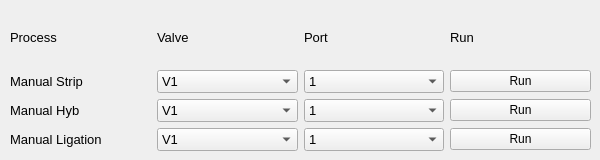
         <widget class="QWidget" name="tab_7">
          <attribute name="title">
           <string>SBL</string>
          </attribute>
          <widget class="QWidget" name="layoutWidget_18">
           <property name="geometry">
            <rect>
             <x>10</x>
             <y>10</y>
             <width>581</width>
             <height>141</height>
            </rect>
           </property>
           <layout class="QGridLayout" name="gridLayout_13">
            <item row="0" column="0">
             <widget class="QLabel" name="ManualStriplabel_2">
              <property name="font">
               <font>
                <pointsize>10</pointsize>
               </font>
              </property>
              <property name="text">
               <string>Process</string>
              </property>
             </widget>
            </item>
            <item row="0" column="1">
             <widget class="QLabel" name="ManualStriplabel_3">
              <property name="font">
               <font>
                <pointsize>10</pointsize>
               </font>
              </property>
              <property name="text">
               <string>Valve</string>
              </property>
             </widget>
            </item>
            <item row="0" column="2">
             <widget class="QLabel" name="ManualStriplabel_4">
              <property name="font">
               <font>
                <pointsize>10</pointsize>
               </font>
              </property>
              <property name="text">
               <string>Port</string>
              </property>
             </widget>
            </item>
            <item row="0" column="3">
             <widget class="QLabel" name="ManualStriplabel_5">
              <property name="font">
               <font>
                <pointsize>10</pointsize>
               </font>
              </property>
              <property name="text">
               <string>Run</string>
              </property>
             </widget>
            </item>
            <item row="1" column="0">
             <widget class="QLabel" name="ManualStriplabel">
              <property name="font">
               <font>
                <pointsize>10</pointsize>
               </font>
              </property>
              <property name="text">
               <string>Manual Strip</string>
              </property>
             </widget>
            </item>
            <item row="1" column="1">
             <widget class="QComboBox" name="sblStripValveSB">
              <property name="font">
               <font>
                <pointsize>10</pointsize>
               </font>
              </property>
              <property name="contextMenuPolicy">
               <enum>Qt::DefaultContextMenu</enum>
              </property>
              <property name="editable">
               <bool>false</bool>
              </property>
              <property name="currentIndex">
               <number>0</number>
              </property>
              <property name="modelColumn">
               <number>0</number>
              </property>
              <item>
               <property name="text">
                <string>V1</string>
               </property>
              </item>
              <item>
               <property name="text">
                <string>V2</string>
               </property>
              </item>
              <item>
               <property name="text">
                <string>V3</string>
               </property>
              </item>
             </widget>
            </item>
            <item row="1" column="2">
             <widget class="QComboBox" name="sblStripPortSB">
              <property name="font">
               <font>
                <pointsize>10</pointsize>
               </font>
              </property>
              <item>
               <property name="text">
                <string>1</string>
               </property>
              </item>
              <item>
               <property name="text">
                <string>2</string>
               </property>
              </item>
              <item>
               <property name="text">
                <string>3</string>
               </property>
              </item>
              <item>
               <property name="text">
                <string>4</string>
               </property>
              </item>
              <item>
               <property name="text">
                <string>5</string>
               </property>
              </item>
              <item>
               <property name="text">
                <string>6</string>
               </property>
              </item>
              <item>
               <property name="text">
                <string>7</string>
               </property>
              </item>
              <item>
               <property name="text">
                <string>8</string>
               </property>
              </item>
             </widget>
            </item>
            <item row="1" column="3">
             <widget class="QPushButton" name="sblStripPB">
              <property name="text">
               <string>Run</string>
              </property>
             </widget>
            </item>
            <item row="2" column="0">
             <widget class="QLabel" name="ManualHyblabel1">
              <property name="font">
               <font>
                <pointsize>10</pointsize>
               </font>
              </property>
              <property name="text">
               <string>Manual Hyb</string>
              </property>
             </widget>
            </item>
            <item row="2" column="1">
             <widget class="QComboBox" name="sblHybValveSB">
              <property name="font">
               <font>
                <pointsize>10</pointsize>
               </font>
              </property>
              <property name="editable">
               <bool>false</bool>
              </property>
              <property name="currentIndex">
               <number>0</number>
              </property>
              <property name="modelColumn">
               <number>0</number>
              </property>
              <item>
               <property name="text">
                <string>V1</string>
               </property>
              </item>
              <item>
               <property name="text">
                <string>V2</string>
               </property>
              </item>
              <item>
               <property name="text">
                <string>V3</string>
               </property>
              </item>
             </widget>
            </item>
            <item row="2" column="2">
             <widget class="QComboBox" name="sblHybPortSB">
              <property name="font">
               <font>
                <pointsize>10</pointsize>
               </font>
              </property>
              <item>
               <property name="text">
                <string>1</string>
               </property>
              </item>
              <item>
               <property name="text">
                <string>2</string>
               </property>
              </item>
              <item>
               <property name="text">
                <string>3</string>
               </property>
              </item>
              <item>
               <property name="text">
                <string>4</string>
               </property>
              </item>
              <item>
               <property name="text">
                <string>5</string>
               </property>
              </item>
              <item>
               <property name="text">
                <string>6</string>
               </property>
              </item>
              <item>
               <property name="text">
                <string>7</string>
               </property>
              </item>
              <item>
               <property name="text">
                <string>8</string>
               </property>
              </item>
             </widget>
            </item>
            <item row="2" column="3">
             <widget class="QPushButton" name="sblHybPB">
              <property name="text">
               <string>Run</string>
              </property>
             </widget>
            </item>
            <item row="3" column="0">
             <widget class="QLabel" name="ManualLigationLabel">
              <property name="font">
               <font>
                <pointsize>10</pointsize>
               </font>
              </property>
              <property name="text">
               <string>Manual Ligation</string>
              </property>
             </widget>
            </item>
            <item row="3" column="1">
             <widget class="QComboBox" name="sblLigValveSB">
              <property name="font">
               <font>
                <pointsize>10</pointsize>
               </font>
              </property>
              <property name="editable">
               <bool>false</bool>
              </property>
              <property name="currentIndex">
               <number>0</number>
              </property>
              <property name="modelColumn">
               <number>0</number>
              </property>
              <item>
               <property name="text">
                <string>V1</string>
               </property>
              </item>
              <item>
               <property name="text">
                <string>V2</string>
               </property>
              </item>
              <item>
               <property name="text">
                <string>V3</string>
               </property>
              </item>
             </widget>
            </item>
            <item row="3" column="2">
             <widget class="QComboBox" name="sblLigPortSB">
              <property name="font">
               <font>
                <pointsize>10</pointsize>
               </font>
              </property>
              <item>
               <property name="text">
                <string>1</string>
               </property>
              </item>
              <item>
               <property name="text">
                <string>2</string>
               </property>
              </item>
              <item>
               <property name="text">
                <string>3</string>
               </property>
              </item>
              <item>
               <property name="text">
                <string>4</string>
               </property>
              </item>
              <item>
               <property name="text">
                <string>5</string>
               </property>
              </item>
              <item>
               <property name="text">
                <string>6</string>
               </property>
              </item>
              <item>
               <property name="text">
                <string>7</string>
               </property>
              </item>
              <item>
               <property name="text">
                <string>8</string>
               </property>
              </item>
             </widget>
            </item>
            <item row="3" column="3">
             <widget class="QPushButton" name="sblLigPB">
              <property name="text">
               <string>Run</string>
              </property>
              <property name="autoRepeat">
               <bool>true</bool>
              </property>
             </widget>
            </item>
           </layout>
          </widget>
         </widget>
